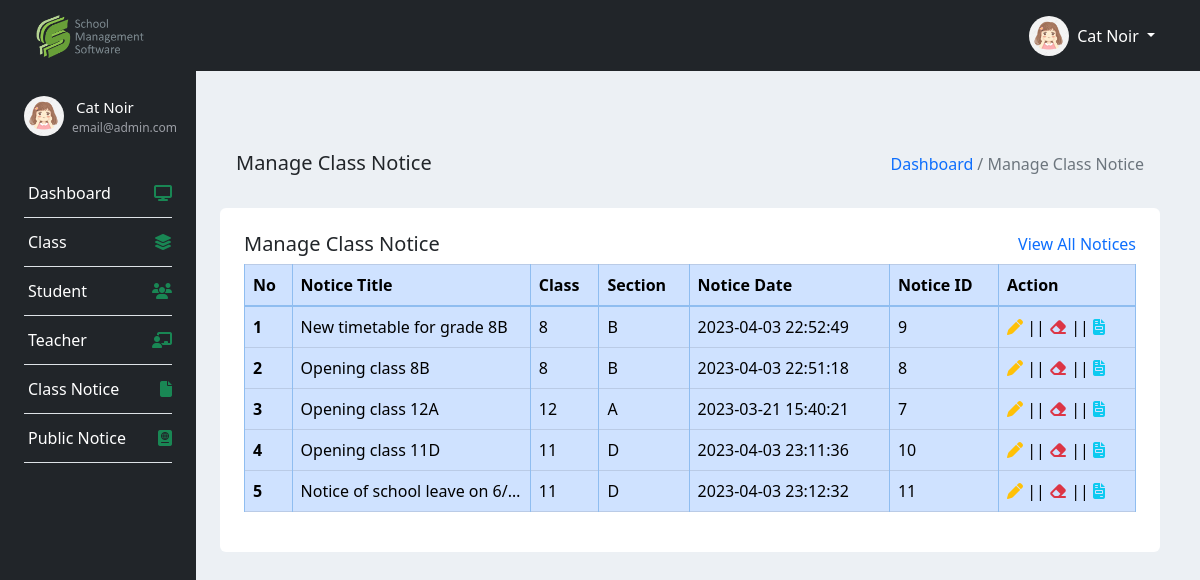
Page /admin/views/manageClassNotice.php (signed in) on the committed database.
### tables this page shows
CREATE TABLE IF NOT EXISTS `class_notices` (
  `notice_id` int(11) NOT NULL AUTO_INCREMENT,
  `acc_id` int(11) NOT NULL,
  `class_id` int(11) NOT NULL,
  `notice_title` varchar(255) NOT NULL,
  `notice_body` varchar(255) NOT NULL,
  `date_created` datetime NOT NULL DEFAULT CURRENT_TIMESTAMP,
  PRIMARY KEY (`notice_id`)
);

CREATE TABLE IF NOT EXISTS `classes` (
  `class_id` int(11) NOT NULL AUTO_INCREMENT,
  `class_name` varchar(255) NOT NULL,
  `section` varchar(30) NOT NULL,
  `date_created` datetime NOT NULL DEFAULT CURRENT_TIMESTAMP,
  `teacher_id` int(11) NOT NULL,
  PRIMARY KEY (`class_id`)
);

### admin/func/ClassNoticeHandler.php (called while the page is built, shortened)
<?php
    function getClassNotices(){
        global $conn;
        $sql = "SELECT *, cn.date_created as date
                FROM class_notices cn join classes c on cn.class_id = c.class_id JOIN users u ON u.id = cn.acc_id";
        $stmt = $conn->prepare($sql);
        $stmt->execute();
        $results = $stmt->get_result();
        return $results->fetch_all(MYSQLI_ASSOC);
    }
?>

### admin/views/manageClassNotice.php (the view, shortened to what this page needs)
<?php
include "../inc/head.php";
include "../func/ClassNoticeHandler.php";
$classNotices = getClassNotices();
?>
<div class="container my-5 ml-2 flex-shrink-1 p-3">
    <div class="row p-3">
        <div class="col-md-12">
            <div class="align-items-baseline d-flex justify-content-between">
                <h5>Manage Class Notice</h5>
                <div class="d-flex align-items-baseline">
                    <a class="text-decoration-none" href="index.php">Dashboard</a>
                    <p class="ml-1 text-muted">/ Manage Class Notice</p>
                </div>
            </div>
        </div>
    </div>
    <div class="bg-white p-4 rounded">
        <div class="d-flex justify-content-between">
            <h5 class="text-center">Manage Class Notice</h5>
            <a class="text-decoration-none" href="#">View All Notices</a>
        </div>
        <table class="table table-primary table-bordered">
            <thead>
                <tr>
                    <th scope="col">No</th>
                    <th scope="col">Notice Title</th>
                    <th scope="col">Class</th>
                    <th scope="col">Section</th>
                    <th scope="col">Notice Date</th>
                    <th scope="col">Notice ID</th>
                    <th scope="col">Action</th>
                </tr>
            </thead>
            <tbody>
                <?php
                $i = 1;
                foreach($classNotices as $notice) { ?>
                <tr>
                    <th><?php echo $i?></th>
                    <td style="max-width:200px; white-space:nowrap; overflow:hidden; text-overflow:ellipsis;"><?php echo $notice['notice_title']?></td>
                    <td><?php echo $notice['class_name']?></td>
                    <td><?php echo $notice['section']?></td>
                    <td><?php echo $notice['date']?></td>
                    <td><?php echo $notice['notice_id']?></td>
                    <td><a class="text-decoration-none text-warning" data-bs-toggle="modal"
                            data-bs-target="#editModal<?=$i?>"><i class="fa-solid fa-pen"></i></a> ||
                        <a class="text-decoration-none text-danger" data-bs-toggle="modal"
                            data-bs-target="#deleteModal<?=$i?>"><i class="fa-solid fa-eraser"></i></a> ||
                        <a class="text-decoration-none text-info" data-bs-toggle="modal"
                            data-bs-target="#viewModal<?=$i?>"><i class="fa-solid fa-file-invoice"></i></a>
                    </td>
                </tr>
                <?php $i += 1;} ?>
            </tbody>
        </table>
    </div>
</div>
<?php
include "../inc/footer.php";
?>

### rows in the picture
class_notices: notice_title "New timetable for grade 8B", class.class_name "8", class.section "B", date_created "2023-04-03 22:52:49", notice_id "9"
class_notices: notice_title "Opening class 8B", class.class_name "8", class.section "B", date_created "2023-04-03 22:51:18", notice_id "8"
class_notices: notice_title "Opening class 12A", class.class_name "12", class.section "A", date_created "2023-03-21 15:40:21", notice_id "7"
class_notices: notice_title "Opening class 11D", class.class_name "11", class.section "D", date_created "2023-04-03 23:11:36", notice_id "10"
class_notices: notice_title "Notice of school leave on 6/…", class.class_name "11", class.section "D", date_created "2023-04-03 23:12:32", notice_id "11"

### other values in the picture
$_SESSION['Fname'] "Cat"
$_SESSION['Lname'] "Noir"
$_SESSION['email'] "email@admin.com"
